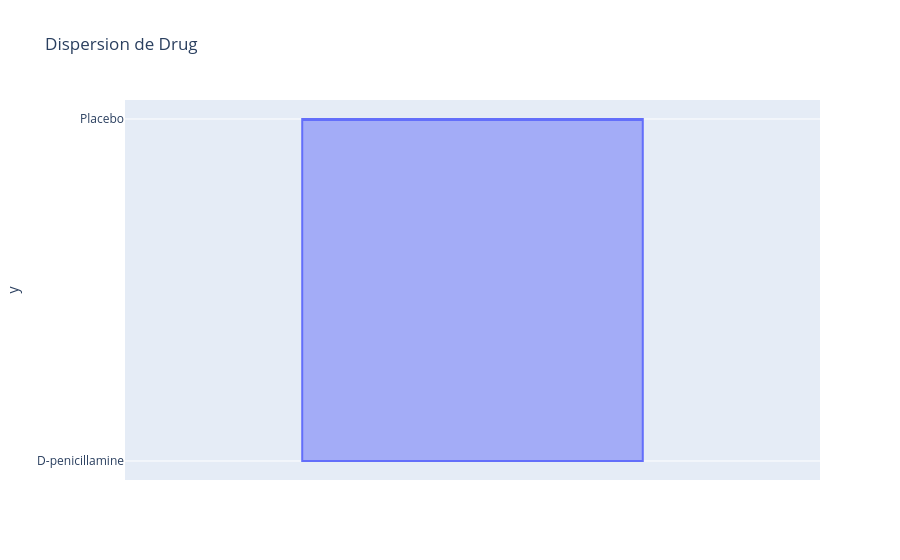
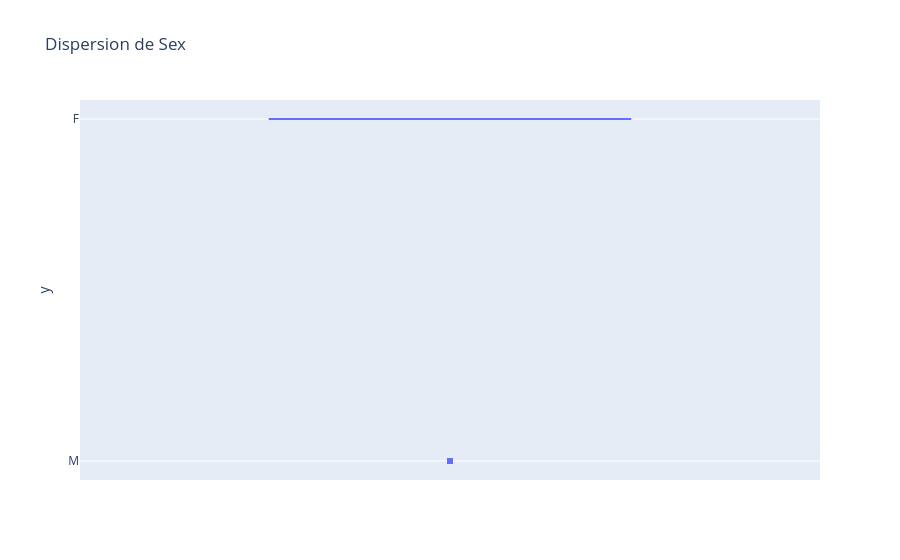
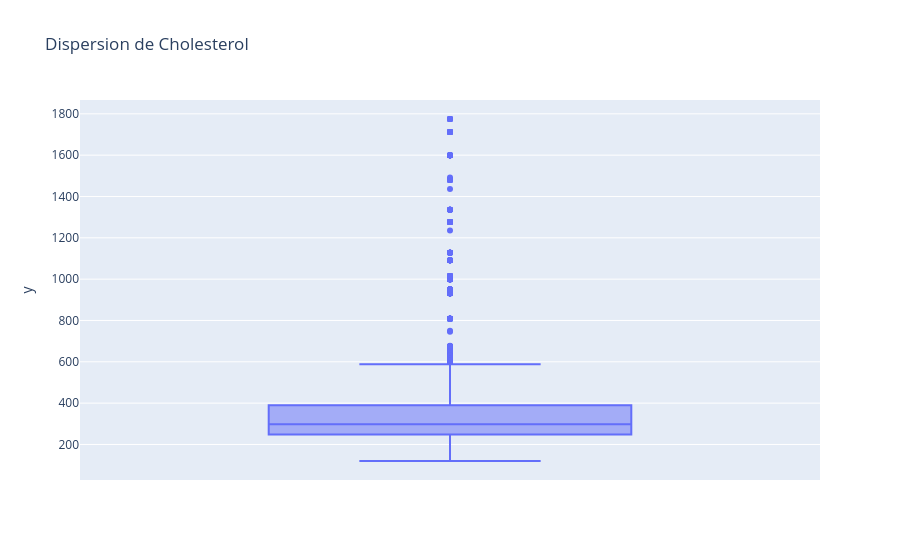
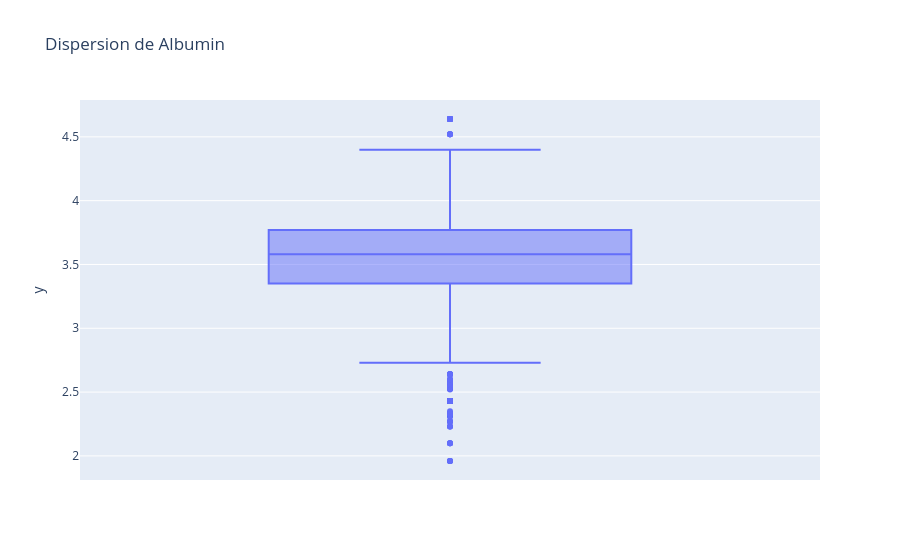

The notebook cell saved with these charts, in order:
### Markdown cell above
### **OUTLIERS / UNDERLIERS**

### Code cell
""" Only the sample points lying outside the whiskers are shown. If 'suspectedoutliers', 
all outlier points are shown and those less than 4*Q1-3*Q3 or greater than 4*Q3-3*Q1 are highlighted with the marker’s 'outliercolor'."""

# Liste des indices des colonnes à inclure dans la boucle
idx_columns_dispersion = [1, 3, 9, 10, 11, 12, 13, 14, 15, 16, 17]  # Remplacez ces indices par ceux que vous souhaitez inclure

# Boucle for pour créer des graphiques de dispersion pour les colonnes sélectionnées avec iloc
for col_idx in idx_columns_dispersion:
    col_title = df_train.columns[col_idx]
    fig = px.box(df_train, y=df_train.iloc[:, col_idx], title=f'Dispersion de {col_title}')
    fig.show()

### Figure 1 — Plotly figure (JSON) as saved in the notebook; plotly's stock layout.template omitted (floating-point values rounded to 4 significant figures; data arrays with more than 128 entries replaced by an {"elided": "..."} marker saying what was removed)
{"data": [{"alignmentgroup": "True", "hovertemplate": "y=%{y}<extra></extra>", "legendgroup": "", "marker": {"color": "#636efa"}, "name": "", "notched": false, "offsetgroup": "", "orientation": "v", "showlegend": false, "type": "box", "x0": " ", "xaxis": "x", "y": {"elided": "7905 str values"}, "y0": " ", "yaxis": "y"}], "layout": {"boxmode": "group", "legend": {"tracegroupgap": 0}, "title": {"text": "Dispersion de Drug"}, "xaxis": {"anchor": "y", "domain": [0, 1]}, "yaxis": {"anchor": "x", "domain": [0, 1], "title": {"text": "y"}}}}

### Figure 2 — Plotly figure (JSON) as saved in the notebook; plotly's stock layout.template omitted (floating-point values rounded to 4 significant figures; data arrays with more than 128 entries replaced by an {"elided": "..."} marker saying what was removed)
{"data": [{"alignmentgroup": "True", "hovertemplate": "y=%{y}<extra></extra>", "legendgroup": "", "marker": {"color": "#636efa"}, "name": "", "notched": false, "offsetgroup": "", "orientation": "v", "showlegend": false, "type": "box", "x0": " ", "xaxis": "x", "y": {"elided": "7905 str values"}, "y0": " ", "yaxis": "y"}], "layout": {"boxmode": "group", "legend": {"tracegroupgap": 0}, "title": {"text": "Dispersion de Sex"}, "xaxis": {"anchor": "y", "domain": [0, 1]}, "yaxis": {"anchor": "x", "domain": [0, 1], "title": {"text": "y"}}}}

### Figure 3 — Plotly figure (JSON) as saved in the notebook; plotly's stock layout.template omitted (floating-point values rounded to 4 significant figures; data arrays with more than 128 entries replaced by an {"elided": "..."} marker saying what was removed)
{"data": [{"alignmentgroup": "True", "hovertemplate": "y=%{y}<extra></extra>", "legendgroup": "", "marker": {"color": "#636efa"}, "name": "", "notched": false, "offsetgroup": "", "orientation": "v", "showlegend": false, "type": "box", "x0": " ", "xaxis": "x", "y": {"elided": "7905 int values"}, "y0": " ", "yaxis": "y"}], "layout": {"boxmode": "group", "legend": {"tracegroupgap": 0}, "title": {"text": "Dispersion de Cholesterol"}, "xaxis": {"anchor": "y", "domain": [0, 1]}, "yaxis": {"anchor": "x", "domain": [0, 1], "title": {"text": "y"}}}}

### Figure 4 — Plotly figure (JSON) as saved in the notebook; plotly's stock layout.template omitted (floating-point values rounded to 4 significant figures; data arrays with more than 128 entries replaced by an {"elided": "..."} marker saying what was removed)
{"data": [{"alignmentgroup": "True", "hovertemplate": "y=%{y}<extra></extra>", "legendgroup": "", "marker": {"color": "#636efa"}, "name": "", "notched": false, "offsetgroup": "", "orientation": "v", "showlegend": false, "type": "box", "x0": " ", "xaxis": "x", "y": {"elided": "7905 float values"}, "y0": " ", "yaxis": "y"}], "layout": {"boxmode": "group", "legend": {"tracegroupgap": 0}, "title": {"text": "Dispersion de Albumin"}, "xaxis": {"anchor": "y", "domain": [0, 1]}, "yaxis": {"anchor": "x", "domain": [0, 1], "title": {"text": "y"}}}}
